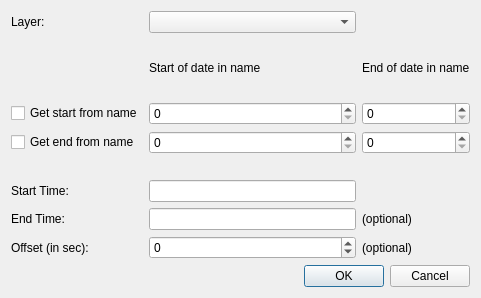
<?xml version="1.0" encoding="UTF-8"?>
<ui version="4.0">
 <class>dialog</class>
 <widget class="QDialog" name="dialog">
  <property name="geometry">
   <rect>
    <x>0</x>
    <y>0</y>
    <width>481</width>
    <height>298</height>
   </rect>
  </property>
  <property name="windowTitle">
   <string>Select layer and column(s)</string>
  </property>
  <layout class="QVBoxLayout" name="verticalLayout">
   <item>
    <layout class="QGridLayout" name="gridLayout">
     <item row="1" column="2">
      <widget class="QLabel" name="label_8">
       <property name="text">
        <string>End of date in name</string>
       </property>
      </widget>
     </item>
     <item row="7" column="0">
      <widget class="QLabel" name="label_3">
       <property name="text">
        <string>End Time:</string>
       </property>
      </widget>
     </item>
     <item row="0" column="0">
      <widget class="QLabel" name="label">
       <property name="text">
        <string>Layer:</string>
       </property>
      </widget>
     </item>
     <item row="0" column="1">
      <widget class="QComboBox" name="comboBoxLayers"/>
     </item>
     <item row="6" column="0">
      <widget class="QLabel" name="label_2">
       <property name="text">
        <string>Start Time:</string>
       </property>
      </widget>
     </item>
     <item row="7" column="2">
      <widget class="QLabel" name="label_4">
       <property name="text">
        <string>(optional)</string>
       </property>
      </widget>
     </item>
     <item row="8" column="0">
      <widget class="QLabel" name="label_6">
       <property name="text">
        <string>Offset (in sec):</string>
       </property>
      </widget>
     </item>
     <item row="8" column="1">
      <widget class="QSpinBox" name="spinBoxOffset">
       <property name="minimum">
        <number>-1000000000</number>
       </property>
       <property name="maximum">
        <number>1000000000</number>
       </property>
      </widget>
     </item>
     <item row="8" column="2">
      <widget class="QLabel" name="label_7">
       <property name="text">
        <string>(optional)</string>
       </property>
      </widget>
     </item>
     <item row="3" column="1">
      <layout class="QVBoxLayout" name="verticalLayout_2">
       <item>
        <widget class="QSpinBox" name="spinBoxStart1"/>
       </item>
      </layout>
     </item>
     <item row="4" column="0">
      <widget class="QCheckBox" name="checkBoxEnd">
       <property name="text">
        <string>Get end from name</string>
       </property>
      </widget>
     </item>
     <item row="3" column="0">
      <widget class="QCheckBox" name="checkboxStart">
       <property name="text">
        <string>Get start from name</string>
       </property>
      </widget>
     </item>
     <item row="1" column="1">
      <layout class="QVBoxLayout" name="verticalLayout_3">
       <item>
        <widget class="QLabel" name="label_5">
         <property name="text">
          <string>Start of date in name</string>
         </property>
        </widget>
       </item>
      </layout>
     </item>
     <item row="4" column="1">
      <widget class="QSpinBox" name="spinBoxEnd1"/>
     </item>
     <item row="4" column="2">
      <widget class="QSpinBox" name="spinBoxEnd2"/>
     </item>
     <item row="5" column="1">
      <spacer name="horizontalSpacer">
       <property name="orientation">
        <enum>Qt::Horizontal</enum>
       </property>
       <property name="sizeHint" stdset="0">
        <size>
         <width>40</width>
         <height>20</height>
        </size>
       </property>
      </spacer>
     </item>
     <item row="3" column="2">
      <widget class="QSpinBox" name="spinBoxStart2"/>
     </item>
     <item row="6" column="1">
      <widget class="QLineEdit" name="textStart"/>
     </item>
     <item row="7" column="1">
      <widget class="QLineEdit" name="textEnd"/>
     </item>
    </layout>
   </item>
   <item>
    <widget class="QDialogButtonBox" name="buttonBox">
     <property name="orientation">
      <enum>Qt::Horizontal</enum>
     </property>
     <property name="standardButtons">
      <set>QDialogButtonBox::Cancel|QDialogButtonBox::Ok</set>
     </property>
    </widget>
   </item>
  </layout>
 </widget>
 <resources/>
 <connections>
  <connection>
   <sender>buttonBox</sender>
   <signal>accepted()</signal>
   <receiver>dialog</receiver>
   <slot>accept()</slot>
   <hints>
    <hint type="sourcelabel">
     <x>248</x>
     <y>254</y>
    </hint>
    <hint type="destinationlabel">
     <x>157</x>
     <y>274</y>
    </hint>
   </hints>
  </connection>
  <connection>
   <sender>buttonBox</sender>
   <signal>rejected()</signal>
   <receiver>dialog</receiver>
   <slot>reject()</slot>
   <hints>
    <hint type="sourcelabel">
     <x>316</x>
     <y>260</y>
    </hint>
    <hint type="destinationlabel">
     <x>286</x>
     <y>274</y>
    </hint>
   </hints>
  </connection>
 </connections>
</ui>
